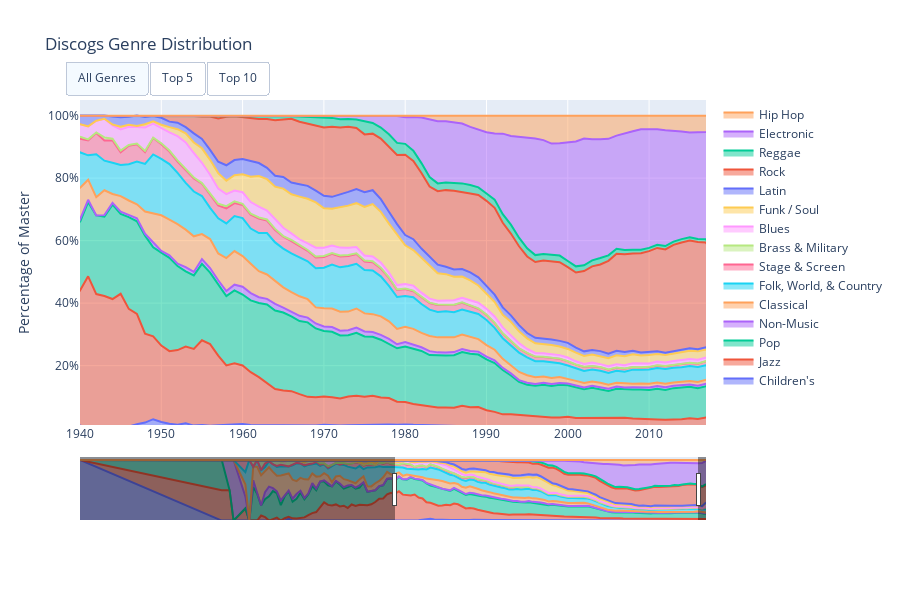

This figure's notebook cell:
### Code cell
import plotly.graph_objects as go

x = genres_DF.year.sort_values().unique()
fig = go.Figure(layout_title_text='Genre Distribution over the years')

sorted_genres = genres_DF.groupby('genres')['#masters'].sum().sort_values(ascending = False)

all_shown, top10, top5 = [], [], []

for idx, g in enumerate(genres_DF.genres.unique()):
        
    all_shown.append(True)
    top10.append(g in sorted_genres[:10])
    top5.append(g in sorted_genres[:5])
            
    
    data = genres_DF[genres_DF.genres == g].sort_values('year')
    
    fig.add_trace(go.Scatter(
        x = data.year,
        y = data['#masters'],
        mode='lines',
        name=g,
        stackgroup='one',
        hovertemplate='Year: %{x}<br> Percentage: %{y:2.2f}%',
        groupnorm='percent' # sets the normalization for the sum of the stackgroup
    ))

fig.update_layout(
    title="Discogs Genre Distribution",
    height = 600,
    xaxis_title="Year",
    yaxis_title="Percentage of Master",
    showlegend=True,
    xaxis=go.layout.XAxis(
        rangeslider=dict(
            visible=True
        ),
        type="linear",
        range=[1940, 2017]
    ),
    yaxis=dict(
        type='linear',
        range=[1, 105],
        ticksuffix='%'),
    updatemenus=[
        go.layout.Updatemenu(
            type="buttons",
            direction="right",
            active=0,
            x=0.3,
            y=1.12,
            buttons=list([
                dict(label="All Genres",
                     method="update",
                     args=[{"visible": all_shown},
                           {"title": "Discogs Genre Distribution",
                            "annotations": [],
                            "range":"auto"}]),
                dict(label="Top 5",
                     method="update",
                     args=[{"visible": top5},
                           {"title": "Discogs Genre Distribution (Top 5)",
                            "annotations": []}]),
                dict(label="Top 10",
                     method="update",
                     args=[{"visible": top10},
                           {"title": "Discogs Genre Distribution (Top 10)",
                            "annotations": []}]),
            ]),
        )
    ])


plot(fig, filename='Genres_perYears_NORM.html')
fig.show()
